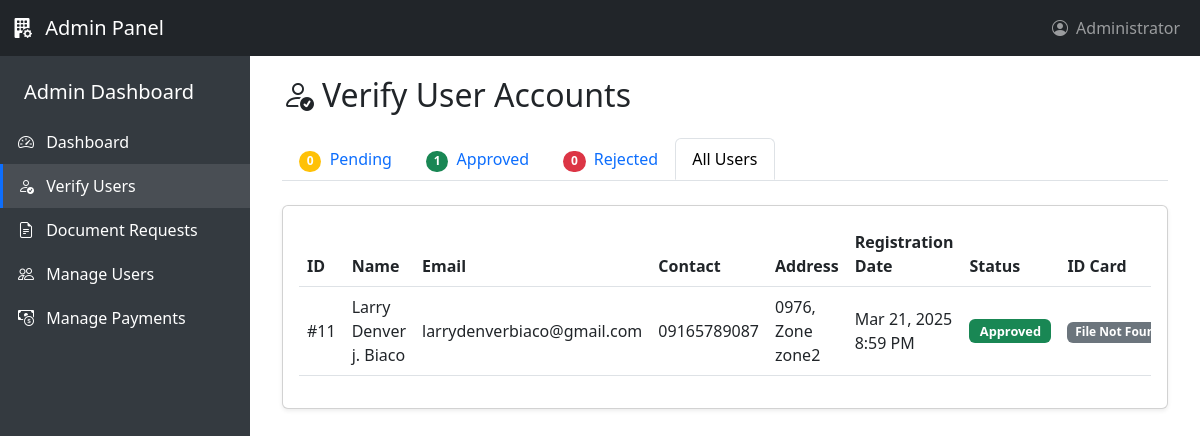
The page /Admin/view/verify-users.php?status=all on the database its author committed.
### tables this page shows
CREATE TABLE `users` (
  `user_id` int(11) NOT NULL,
  `email` varchar(100) NOT NULL,
  `password` varchar(255) NOT NULL,
  `first_name` varchar(50) NOT NULL,
  `middle_name` varchar(50) DEFAULT NULL,
  `last_name` varchar(50) NOT NULL,
  `birthday` date NOT NULL,
  `gender` enum('male','female','other') NOT NULL,
  `contact_number` varchar(15) NOT NULL,
  `zone` varchar(20) NOT NULL,
  `house_number` varchar(50) NOT NULL,
  `id_path` varchar(255) NOT NULL,
  `user_type` enum('resident','staff','admin') NOT NULL DEFAULT 'resident',
  `status` enum('active','inactive','pending') NOT NULL DEFAULT 'pending',
  `created_at` timestamp NOT NULL DEFAULT current_timestamp(),
  `updated_at` timestamp NOT NULL DEFAULT current_timestamp() ON UPDATE current_timestamp(),
  `profile_pic` varchar(255) DEFAULT NULL
);

### Admin/view/verify-users.php (the view, shortened to what this page needs)
<?php
require_once "../../backend/connections/config.php";
$users = [];
$conn = new mysqli($servername, $username, $password, $dbname);
if ($conn->connect_error) {
    $showAlert = true;
    $alertType = "danger";
    $alertMessage = "Database connection failed: " . $conn->connect_error;
} else {
    $statusFilter = isset($_GET['status']) ? $_GET['status'] : 'pending';
    if ($statusFilter == 'all') {
        $stmt = $conn->prepare("SELECT user_id, email, first_name, middle_name, last_name,
                              contact_number, zone, house_number, id_path, status, created_at
                              FROM users WHERE user_type = 'resident' ORDER BY created_at DESC");
    } else {
        $stmt = $conn->prepare("SELECT user_id, email, first_name, middle_name, last_name,
                              contact_number, zone, house_number, id_path, status, created_at
                              FROM users WHERE user_type = 'resident' AND status = ? ORDER BY created_at DESC");
        $stmt->bind_param("s", $statusFilter);
    }
    $stmt->execute();
    $result = $stmt->get_result();
    while ($row = $result->fetch_assoc()) {
        $users[] = $row;
    }
}
?>
<!DOCTYPE html>
<html lang="en">
<head>
    <link href="https://cdnjs.cloudflare.com/ajax/libs/bootstrap/5.3.0/css/bootstrap.min.css" rel="stylesheet">
    <link rel="stylesheet" href="https://cdnjs.cloudflare.com/ajax/libs/bootstrap-icons/1.10.5/font/bootstrap-icons.min.css">
</head>
<body>
    <nav class="navbar navbar-expand-lg navbar-dark bg-dark fixed-top">
        <div class="container-fluid">
            <a class="navbar-brand" href="#">
                <i class="bi bi-building-fill-gear me-2"></i>
                Admin Panel
            </a>
            <div class="collapse navbar-collapse" id="navbarNav">
                <ul class="navbar-nav ms-auto">
                    <li class="nav-item">
                        <a class="nav-link" href="#">
                            <i class="bi bi-person-circle me-1"></i>
                            Administrator
                        </a>
                    </li>
                </ul>
            </div>
        </div>
    </nav>
    <div class="sidebar">
        <div class="pt-2 pb-4">
            <div class="px-4 py-3">
                <h5 class="mb-0">Admin Dashboard</h5>
            </div>
            <a href="../../admin.php" class="d-block text-decoration-none text-white sidebar-item">
                <i class="bi bi-speedometer2 me-2"></i> Dashboard
            </a>
            <a href="verify-users.php" class="d-block text-decoration-none text-white sidebar-item active">
                <i class="bi bi-person-check me-2"></i> Verify Users
            </a>
            <a href="document-requests.php" class="d-block text-decoration-none text-white sidebar-item">
                <i class="bi bi-file-earmark-text me-2"></i> Document Requests
            </a>
            <a href="manage-users.php" class="d-block text-decoration-none text-white sidebar-item">
                <i class="bi bi-people me-2"></i> Manage Users
            </a>
            <a href="manage-payments.php" class="d-block text-decoration-none text-white sidebar-item">
                <i class="bi bi-cash-coin me-2"></i> Manage Payments
            </a>
        </div>
    </div>
    <div class="main-content">
        <div class="container-fluid">
            <h2 class="mb-4"><i class="bi bi-person-check me-2"></i>Verify User Accounts</h2>
            <ul class="nav nav-tabs mb-4">
                <li class="nav-item">
                    <a class="nav-link <?php echo (!isset($_GET['status']) || $_GET['status'] == 'pending') ? 'active' : ''; ?>" href="?status=pending">
                        <span class="badge bg-warning rounded-pill me-1"><?php echo count(array_filter($users, function($u) { return $u['status'] == 'pending'; })); ?></span>
                        Pending
                    </a>
                </li>
                <li class="nav-item">
                    <a class="nav-link <?php echo (isset($_GET['status']) && $_GET['status'] == 'active') ? 'active' : ''; ?>" href="?status=active">
                        <span class="badge bg-success rounded-pill me-1"><?php echo count(array_filter($users, function($u) { return $u['status'] == 'active'; })); ?></span>
                        Approved
                    </a>
                </li>
                <li class="nav-item">
                    <a class="nav-link <?php echo (isset($_GET['status']) && $_GET['status'] == 'inactive') ? 'active' : ''; ?>" href="?status=inactive">
                        <span class="badge bg-danger rounded-pill me-1"><?php echo count(array_filter($users, function($u) { return $u['status'] == 'inactive'; })); ?></span>
                        Rejected
                    </a>
                </li>
                <li class="nav-item">
                    <a class="nav-link <?php echo (isset($_GET['status']) && $_GET['status'] == 'all') ? 'active' : ''; ?>" href="?status=all">
                        All Users
                    </a>
                </li>
            </ul>
            <div class="card shadow-sm">
                <div class="card-body">
                    <?php if (empty($users)): ?>
                        <div class="text-center py-5">
                            <i class="bi bi-inbox-fill text-secondary" style="font-size: 3rem;"></i>
                            <h5 class="mt-3">No users found</h5>
                            <p class="text-muted">There are no users with the selected status</p>
                        </div>
                    <?php else: ?>
                        <div class="table-responsive">
                            <table class="table table-hover align-middle">
                                <thead>
                                    <tr>
                                        <th>ID</th>
                                        <th>Name</th>
                                        <th>Email</th>
                                        <th>Contact</th>
                                        <th>Address</th>
                                        <th>Registration Date</th>
                                        <th>Status</th>
                                        <th>ID Card</th>
                                    </tr>
                                </thead>
                                <tbody>
                                    <?php foreach ($users as $user): ?>
                                    <tr>
                                        <td>#<?php echo $user['user_id']; ?></td>
                                        <td>
                                            <?php
                                                echo htmlspecialchars($user['first_name'] . ' ');
                                                if (!empty($user['middle_name'])) {
                                                    echo htmlspecialchars($user['middle_name'][0] . '. ');
                                                }
                                                echo htmlspecialchars($user['last_name']);
                                            ?>
                                        </td>
                                        <td><?php echo htmlspecialchars($user['email']); ?></td>
                                        <td><?php echo htmlspecialchars($user['contact_number']); ?></td>
                                        <td>
                                            <?php echo htmlspecialchars($user['house_number'] . ', Zone ' . $user['zone']); ?>
                                        </td>
                                        <td><?php echo date('M d, Y g:i A', strtotime($user['created_at'])); ?></td>
                                        <td>
                                            <?php if ($user['status'] == 'pending'): ?>
                                                <span class="badge bg-warning text-dark status-badge">Pending</span>
                                            <?php elseif ($user['status'] == 'active'): ?>
                                                <span class="badge bg-success status-badge">Approved</span>
                                            <?php elseif ($user['status'] == 'inactive'): ?>
                                                <span class="badge bg-danger status-badge">Rejected</span>
                                            <?php endif; ?>
                                        </td>
                                        <td>
                                            <?php if (file_exists('../../' . $user['id_path'])): ?>
                                                <img src="../../<?php echo $user['id_path']; ?>" alt="ID Card" class="id-image img-thumbnail"
                                                     data-bs-toggle="modal" data-bs-target="#idModal<?php echo $user['user_id']; ?>">
                                            <?php else: ?>
                                                <span class="badge bg-secondary">File Not Found</span>
                                            <?php endif; ?>
                                        </td>
                                    </tr>
                                    <?php endforeach; ?>
                                </tbody>
                            </table>
                        </div>
                    <?php endif; ?>
                </div>
            </div>
        </div>
    </div>
</body>
</html>

### Admin/view/verify-users.php (style rules this page uses)
.sidebar { height: 100vh; position: fixed; top: 0; left: 0; width: 250px; padding-top: 56px; background-color: #343a40; color: white; }
.sidebar-item { padding: 10px 15px; border-left: 3px solid transparent; }
.sidebar-item.active { background-color: rgba(255, 255, 255, 0.1); border-left-color: #0d6efd; }
.main-content { margin-left: 250px; padding: 20px; padding-top: 76px; }
.status-badge { font-size: 0.8rem; padding: 0.35rem 0.65rem; }

### rows shown on the page
users: status "0", status "1", user_id "11", first_name "Larry Denver", middle_name "j.", last_name "Biaco", email "larrydenverbiaco@gmail.com", contact_number "09165789087", house_number+zone "0976, Zone zone2", created_at "Mar 21, 2025 8:59 PM", shows "Approved", shows "File Not…"
